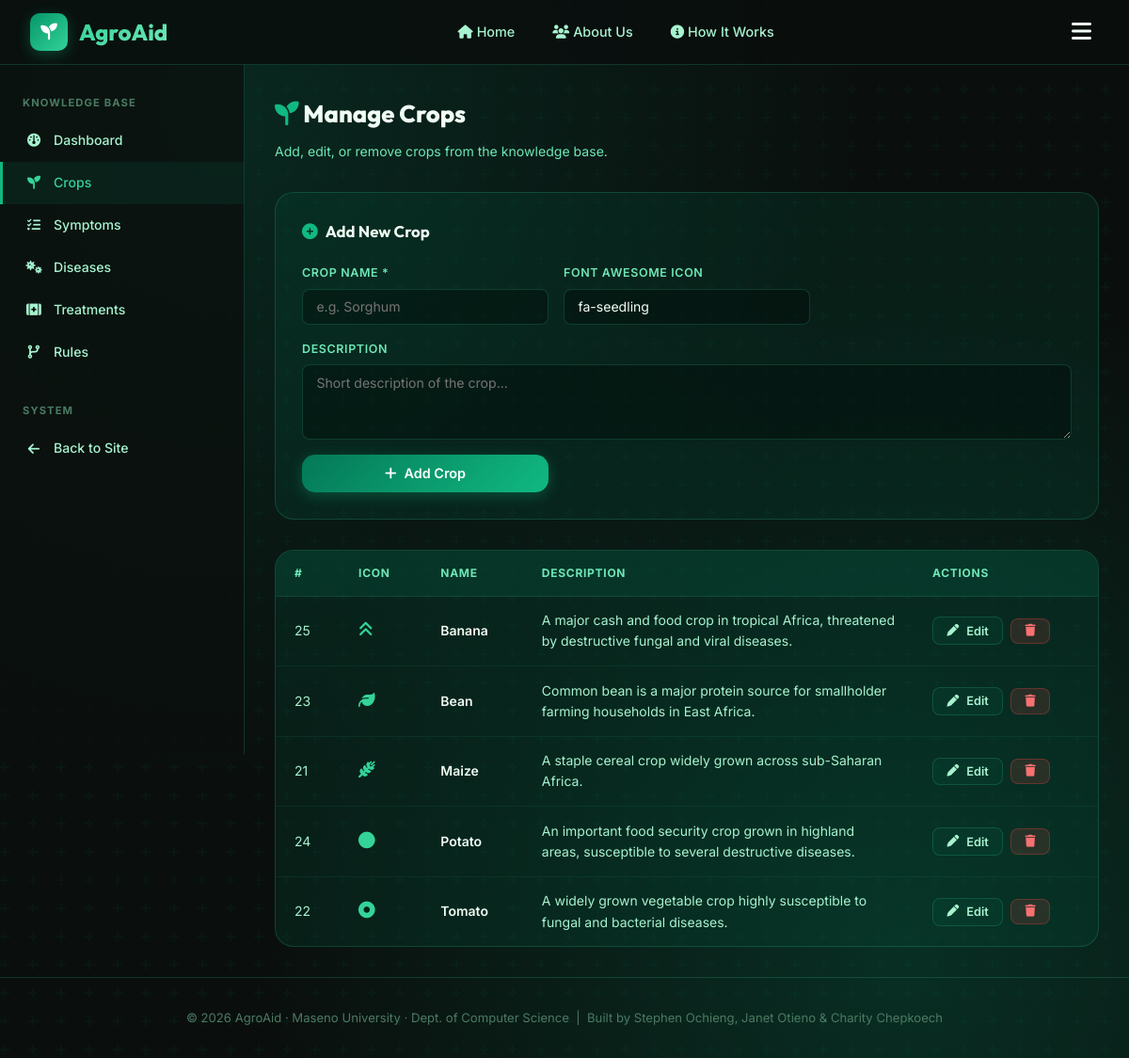
The page /admin/crops (signed in) on the database as committed earlier.
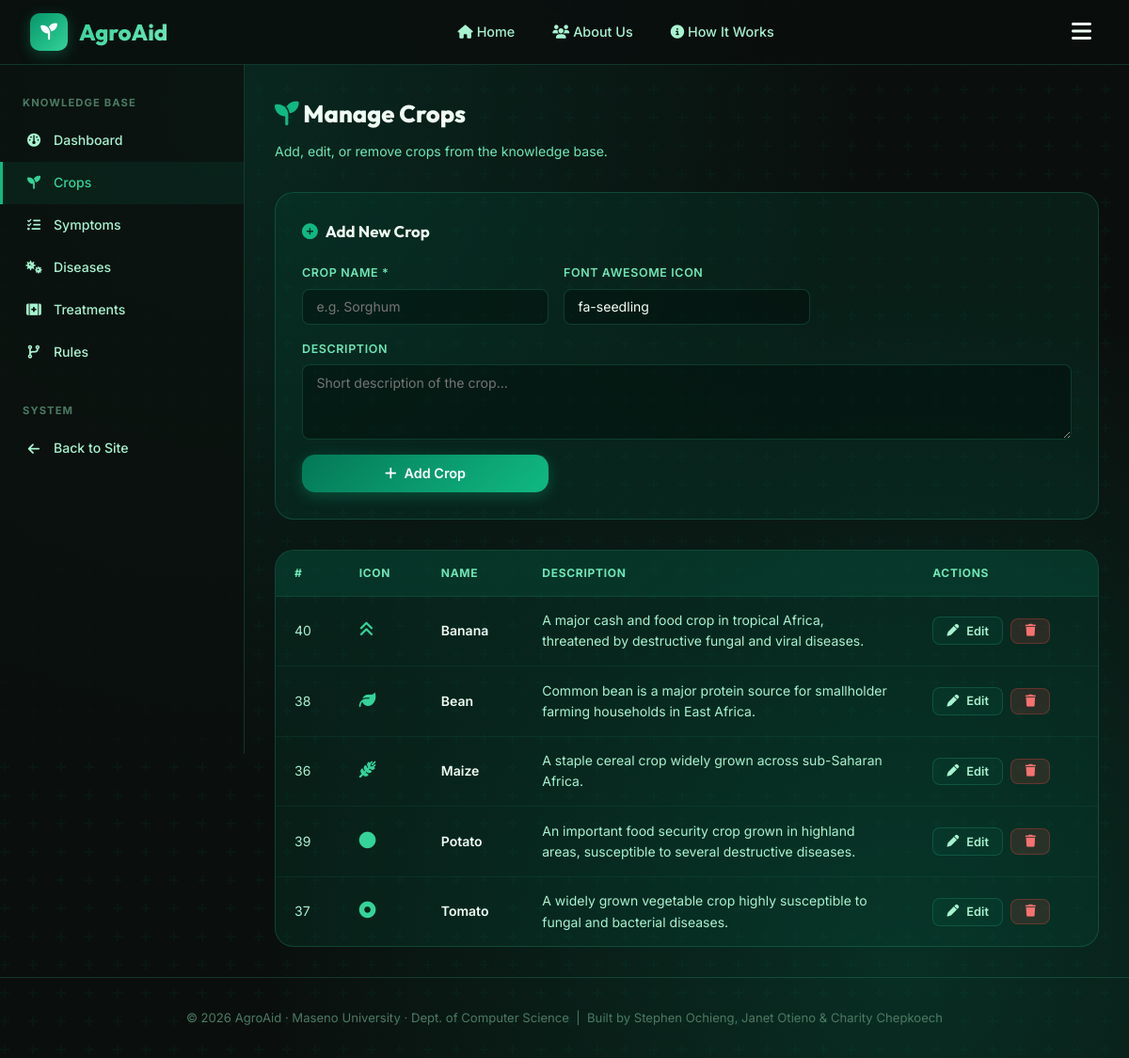
The same page on the database as committed later.
### tables this page shows
CREATE TABLE crops (
            id INTEGER PRIMARY KEY AUTOINCREMENT,
            name TEXT NOT NULL UNIQUE,
            description TEXT,
            icon TEXT DEFAULT 'fa-seedling'
        );

### app.py (the view, shortened to what this page needs)
@app.route('/admin/crops', methods=['GET', 'POST'])
@login_required
def admin_crops():
    crops = db.get_all_crops()
    return render_template('admin/crops.html', crops=crops)

### app.py (called while the page is built)
def login_required(f):
    @wraps(f)
    def decorated_function(*args, **kwargs):
        if not session.get('logged_in'):
            flash('Please log in to access the admin panel.', 'warning')
            return redirect(url_for('login', next=request.url))
        return f(*args, **kwargs)
    return decorated_function

### database.py (called while the page is built)
def get_db():
    conn = sqlite3.connect(DB_PATH)
    conn.row_factory = sqlite3.Row
    conn.execute("PRAGMA foreign_keys = ON")
    return conn

def get_all_crops():
    conn = get_db()
    crops = conn.execute('SELECT * FROM crops ORDER BY name').fetchall()
    conn.close()
    return crops

### templates/admin/crops.html (shortened to what this page needs)
{% extends "base.html" %}
{% block content %}
<div class="admin-layout">
  <aside class="admin-sidebar">
    <p class="admin-sidebar-title">Knowledge Base</p>
    <ul class="admin-nav">
      <li><a href="{{ url_for('admin_dashboard') }}"><i class="fa-solid fa-gauge"></i> Dashboard</a></li>
      <li><a href="{{ url_for('admin_crops') }}" class="active"><i class="fa-solid fa-seedling"></i> Crops</a></li>
      <li><a href="{{ url_for('admin_symptoms') }}"><i class="fa-solid fa-list-check"></i> Symptoms</a></li>
      <li><a href="{{ url_for('admin_diseases') }}"><i class="fa-solid fa-viruses"></i> Diseases</a></li>
      <li><a href="{{ url_for('admin_treatments') }}"><i class="fa-solid fa-kit-medical"></i> Treatments</a></li>
      <li><a href="{{ url_for('admin_rules') }}"><i class="fa-solid fa-code-branch"></i> Rules</a></li>
    </ul>
    <p class="admin-sidebar-title">System</p>
    <ul class="admin-nav">
      <li><a href="{{ url_for('index') }}"><i class="fa-solid fa-arrow-left"></i> Back to Site</a></li>
    </ul>
  </aside>
  <main class="admin-content">
    <h1 class="admin-page-title"><i class="fa-solid fa-seedling" style="color:var(--green-500)"></i> Manage Crops</h1>
    <p class="admin-page-subtitle">Add, edit, or remove crops from the knowledge base.</p>
    <div class="add-form-card">
      <div class="form-title"><i class="fa-solid fa-plus-circle"></i> Add New Crop</div>
      <form method="POST">
        <div class="form-grid">
          <div class="form-group">
            <label for="crop-name">Crop Name *</label>
            <input type="text" id="crop-name" name="name" class="form-control" placeholder="e.g. Sorghum" required>
          </div>
          <div class="form-group">
            <label for="crop-icon">Font Awesome Icon</label>
            <input type="text" id="crop-icon" name="icon" class="form-control" placeholder="fa-leaf" value="fa-seedling">
          </div>
          <div class="form-group" style="grid-column:1/-1">
            <label for="crop-desc">Description</label>
            <textarea id="crop-desc" name="description" class="form-control" placeholder="Short description of the crop..."></textarea>
          </div>
          <div class="form-group" style="align-self:end">
            <button type="submit" class="btn btn-primary"><i class="fa-solid fa-plus"></i> Add Crop</button>
          </div>
        </div>
      </form>
    </div>
    <div class="table-wrapper">
      <table>
        <thead>
          <tr><th>#</th><th>Icon</th><th>Name</th><th>Description</th><th>Actions</th></tr>
        </thead>
        <tbody>
          {% for crop in crops %}
          <tr>
            <td>{{ crop.id }}</td>
            <td><i class="fa-solid {{ crop.icon }}" style="color:var(--green-400);font-size:1.1rem"></i></td>
            <td><strong>{{ crop.name }}</strong></td>
            <td style="max-width:350px">{{ crop.description }}</td>
            <td>
              <div class="td-actions">
                <button class="btn btn-secondary btn-sm" onclick="toggleEdit('edit-{{ crop.id }}')">
                  <i class="fa-solid fa-pen"></i> Edit
                </button>
                <form method="POST" onsubmit="return confirm('Delete crop and all its data?')">
                  <button type="submit" class="btn btn-danger btn-sm"><i class="fa-solid fa-trash"></i></button>
                </form>
              </div>
            </td>
          </tr>
          {% else %}
          <tr><td colspan="5" class="text-center text-muted">No crops yet.</td></tr>
          {% endfor %}
        </tbody>
      </table>
    </div>
  </main>
</div>
{% endblock %}

Rows that differ between the two databases and show on the page:
removed crops: id "25", name "Banana", description "A major cash and food crop in tropical Africa, threatened by destructive fungal and viral diseases."
removed crops: id "23", name "Bean", description "Common bean is a major protein source for smallholder farming households in East Africa."
removed crops: id "21", name "Maize", description "A staple cereal crop widely grown across sub-Saharan Africa."
removed crops: id "24", name "Potato", description "An important food security crop grown in highland areas, susceptible to several destructive diseases."
removed crops: id "22", name "Tomato", description "A widely grown vegetable crop highly susceptible to fungal and bacterial diseases."
added crops: id "40", name "Banana", description "A major cash and food crop in tropical Africa, threatened by destructive fungal and viral diseases."
added crops: id "38", name "Bean", description "Common bean is a major protein source for smallholder farming households in East Africa."
added crops: id "36", name "Maize", description "A staple cereal crop widely grown across sub-Saharan Africa."
added crops: id "39", name "Potato", description "An important food security crop grown in highland areas, susceptible to several destructive diseases."
added crops: id "37", name "Tomato", description "A widely grown vegetable crop highly susceptible to fungal and bacterial diseases."
